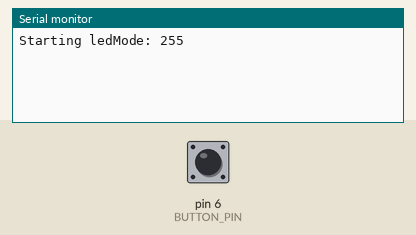
Simulated run of this sketch. Board: Arduino Uno, built with avr-gcc and run on an emulated ATmega328P. On the bench: the last lines printed to the serial monitor. The test bench sets the inputs (shaded band); at power-on: pin 6 (BUTTON_PIN) HIGH. EEPROM starts erased.

Above: at 2.2 s.
2.3 s: pin 6 (BUTTON_PIN) pulled LOW for 0.15 s
At 3.1 s:
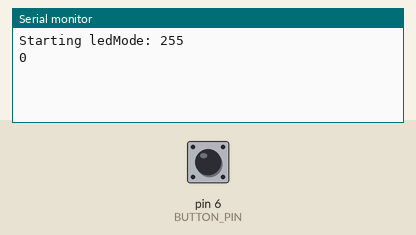
3.9 s: pin 6 (BUTTON_PIN) pulled LOW for 1 s
At 5.6 s:
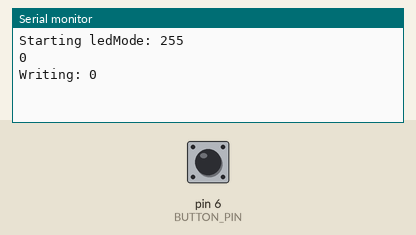
6.4 s: pin 6 (BUTTON_PIN) pulled LOW for 0.15 s
At 7.4 s:
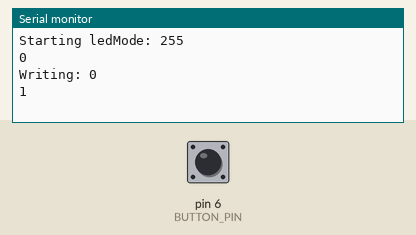

The sketch:

button_test.ino
```cpp
/* button_demo
 *
 * By: Jack Christensen
 *
 * Modified by: Andrew Tuline
 *
 * Date: January, 2017
 *
 * This demonstration uses a button to set a 'mode' and to read/store it with the Arduino EEPROM.
 *
 * Run this sketch and open up the serial monitor.
 * Read the starting mode from EEPROM.
 * Press the button (attached to pin 6) quickly to change to the next mode.
 * Press the button for at least 1 second to write the current mode to EEPROM.
 *
 */

#include <Button.h>                                           // https://github.com/JChristensen/Button
#include "EEPROM.h"

#define BUTTON_PIN 6                                          // Connect a button or something similar from Arduino pin 6 to ground.
#define PULLUP true                                           // To keep things simple, we use the Arduino's internal pullup resistor.
#define INVERT true                                           // Since the pullup resistor will keep the pin high unless the
                                                              // switch is closed, this is negative logic, i.e. a high state
                                                              // means the button is NOT pressed. (Assuming a normally open switch.)
#define DEBOUNCE_MS 50                                        // A debounce time of 20 milliseconds usually works well for tactile button switches.


Button myBtn(BUTTON_PIN, PULLUP, INVERT, DEBOUNCE_MS);        // Declare the button.
boolean longpress;

uint8_t ledMode = 0;
uint8_t maxMode = 6;

int eepaddress = 0;                                           // Store the starting mode in EEPROM address 0.


void setup() {

  Serial.begin(115200);                                        // Initialize serial port for debugging.
  delay(1000);                                                // Soft startup to ease the flow of electrons.

  ledMode = EEPROM.read(eepaddress);
  Serial.print("Starting ledMode: ");
  Serial.println(ledMode);

} // setup()


void loop() {

  readbutton();

} // loop()


void readbutton() {                                           // Read the button and increase the mode.

  myBtn.read();

  if(myBtn.wasReleased()) {
    if (longpress==1) {
      EEPROM.write(eepaddress,ledMode);
      Serial.print("Writing: ");
    } else {
      ledMode = ledMode > maxMode-1 ? 0 : ledMode+1;          // Reset to 0 only during a mode change.
    }
    longpress = 0;
    Serial.println(ledMode);
  }

  if(myBtn.pressedFor(1000)) {
    longpress = 1;
  }

} // readbutton()
```

Measured:
- after the input at 2.3 s, the serial monitor: prints a new line after 0.15 s (image 1)
- after the input at 3.9 s, the serial monitor: prints a new line after 1.0 s (image 2)
- after the input at 6.4 s, the serial monitor: prints a new line after 0.15 s (image 3)
